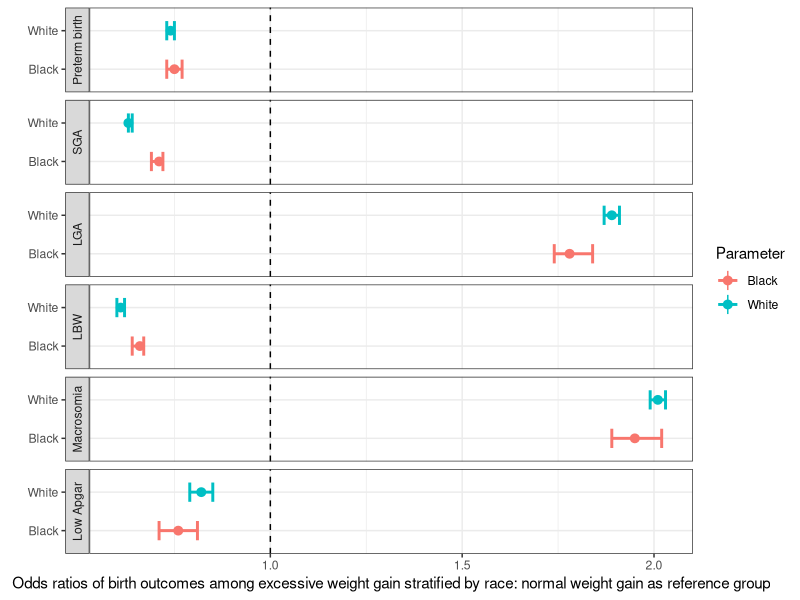

Source code (R):
library(ggplot2)


## Registered S3 methods overwritten by 'ggplot2':
##   method         from 
##   [.quosures     rlang
##   c.quosures     rlang
##   print.quosures rlang
mytheme <- function(base_size = 12, base_family = "sans"){
  theme_minimal(base_size = base_size, base_family = base_family) +
  theme(
    axis.text = element_text(size = 12),
    axis.title = element_text(size = 14),
    panel.grid.major = element_line(color = "grey"),
    panel.grid.minor = element_blank(),
    panel.background = element_rect(fill = "aliceblue"),
    strip.background = element_rect(fill = "darkgrey", color = "grey", size = 1),
    strip.text = element_text(face = "bold", size = 12, color = "white"),
    legend.position = " ",
    legend.justification = "top", 
    panel.border = element_rect(color = "grey", fill = NA, size = .5)
  )
}

Parameter  = c("Preterm birth", "SGA", "LGA", "LBW", "Macrosomia", "Low Apgar")
Subparameter = c("White","White","White","White","White","White","Black","Black","Black","Black","Black","Black")
OR    = c(0.74, 0.63, 1.89, 0.61, 2.01, 0.82, 0.75, 0.71, 1.78, 0.66, 1.95, 0.76)
Lower = c(0.73, 0.63, 1.87, 0.60, 1.99, 0.79, 0.73, 0.69, 1.74, 0.64, 1.89, 0.71)
Upper = c(0.75, 0.64, 1.91, 0.62, 2.03, 0.85, 0.77, 0.72, 1.84, 0.67, 2.02, 0.81)

dat = data.frame(Parameter, OR, Lower, Upper)

limit_line_height=.5
limit_line_thickness=1
point_estimate_thickness=.5

dat$Parameter = factor(dat$Parameter, levels=c("Preterm birth", "SGA", "LGA", "LBW", "Macrosomia", "Low Apgar")) 
g = ggplot(data=dat, aes(x=Subparameter, y=OR, ymin=Lower, ymax=Upper, color=Parameter))
g = g + geom_pointrange(aes(col=Subparameter), lwd=point_estimate_thickness)  
g = g + geom_hline(aes(fill=Subparameter), yintercept =1, linetype=2)
g = g + xlab("") + ylab("Odds ratios of birth outcomes among excessive weight gain stratified by race: normal weight gain as reference group")
g = g + geom_errorbar(aes(ymin=Lower, ymax=Upper, col=Subparameter), width=limit_line_height, cex=limit_line_thickness)
g = g + facet_wrap(~Parameter, strip.position="left", nrow=9, scales = "free_y")
g = g + theme(plot.title=element_text(size=16,face="bold"),
        axis.text.y=element_blank(),
        axis.ticks.y=element_blank(),
        axis.text.x=element_text(face="bold"),
        axis.title=element_text(size=10,face="bold"),
        strip.text.y = element_text(hjust=0,vjust = 1,angle=180,face="bold"))
g + coord_flip() + theme_bw() #+ mytheme()





#odds ratio
# relative risk ratio


# ** var, black/white, odds ratio, confidence interval
# 1 1 0.74 0.73 0.75
# 1 2 0.75 0.73 0.77
# 2 1  0.63 0.63 0.64
# 2 2 0.71 0.69 0.72
# 3 1 1.89 1.87 1.91
# 3 2 1.78 1.74 1.84
# 4 1 0.61 0.60 0.62
# 4 2 0.66 0.64 0.67
# 5 1 2.01 1.99 2.03
# 5 2 1.95 1.89 2.02
# 6 1 0.82 0.79 0.85
# 6 2 0.76 0.71 0.81
